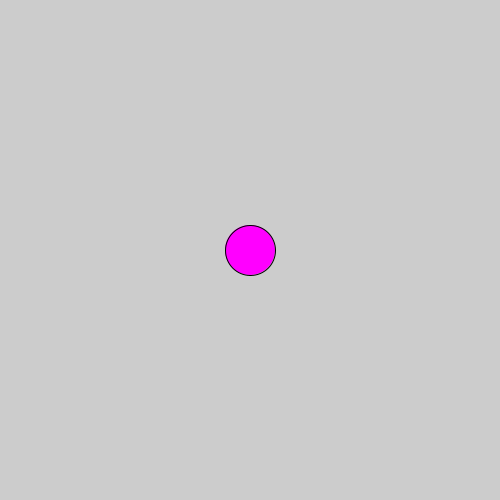
Frame 1 (no input)
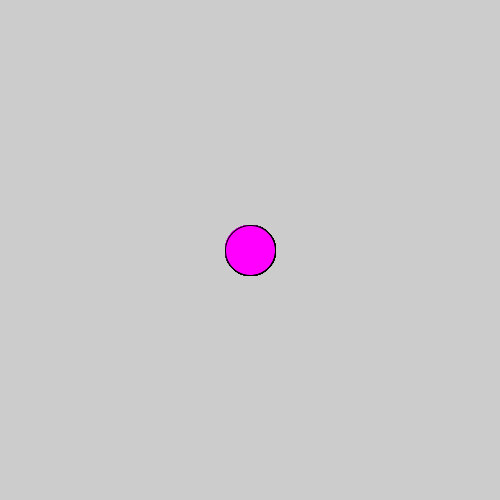
Frame 60 (the mouse pressed at the canvas centre just before this capture)
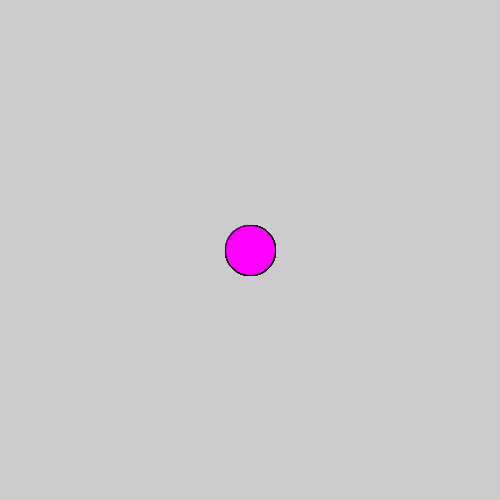
Frame 120 (the mouse held since frame 60 and released just before this capture)

The Processing sketch that drew these frames (run headless with seeded random() and noise(); from frame 60 on, the mouse is pressed at the canvas centre):

// Processing sketch: lista7_q10
// ── lista7_q10.pde
void dc (int r, int g, int b){
  fill(r, g, b);
  ellipse(width/2, height/2, width/10, width/10);
}

void setup(){
  size(500, 500);
}

void draw(){
  dc(255, 0, 255);
}
